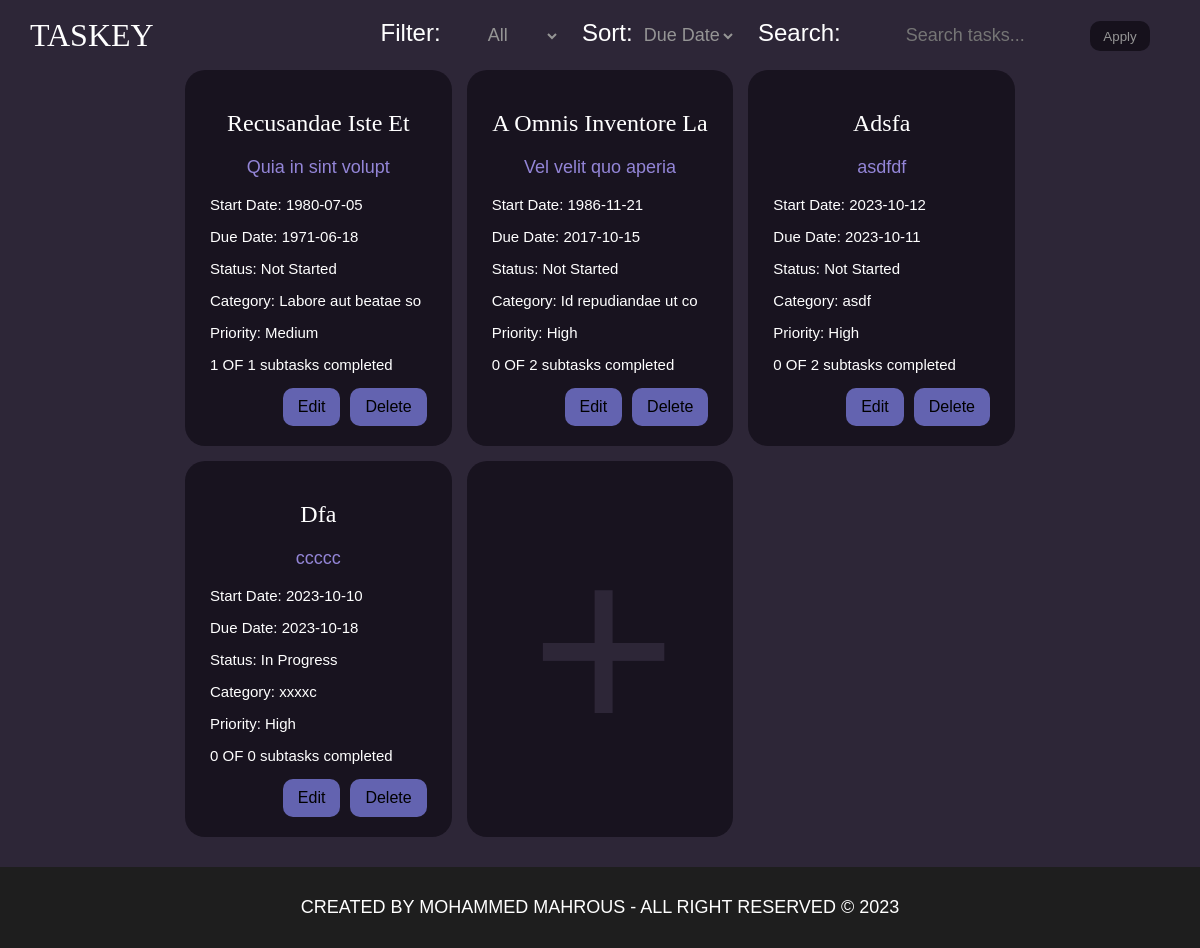
Before: / with the older database file.
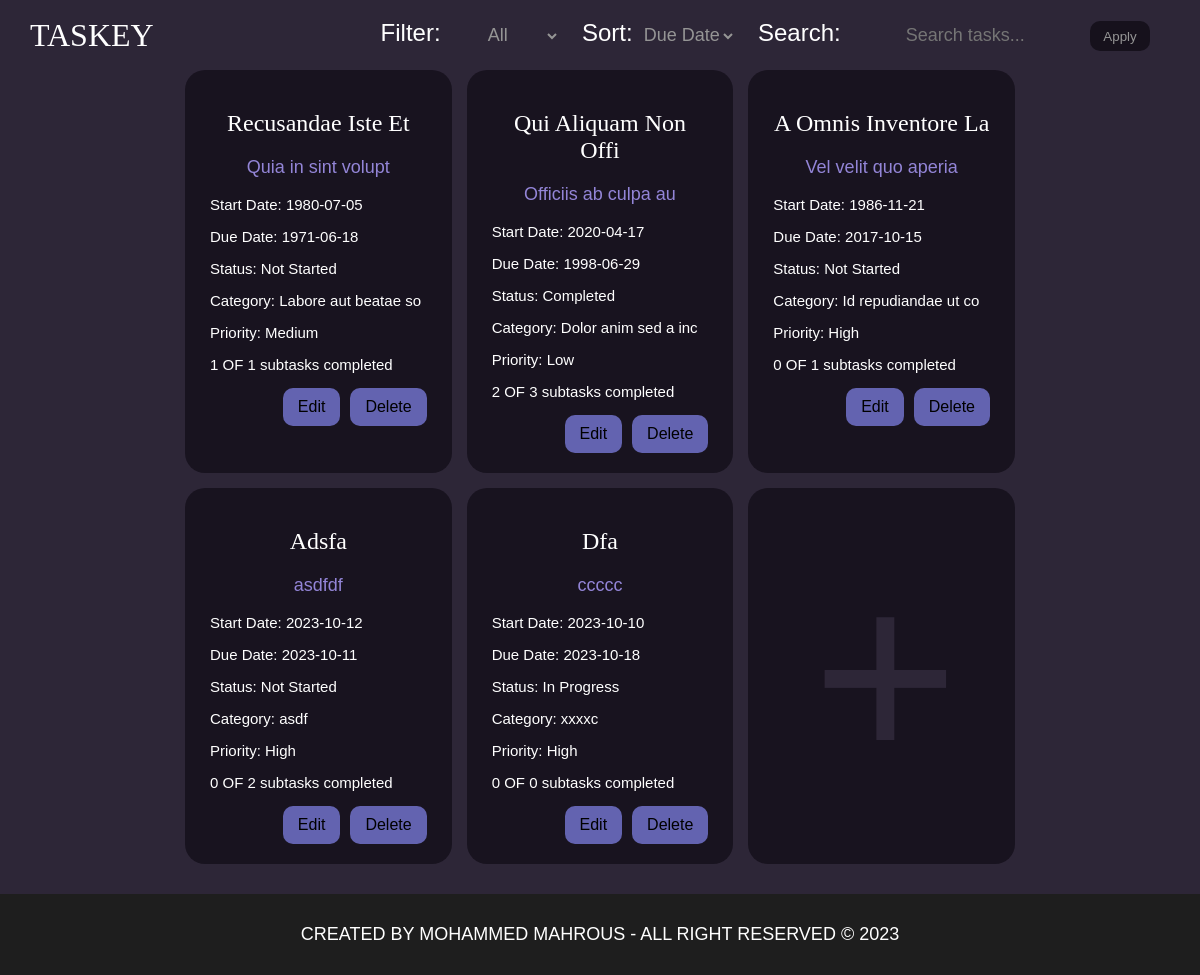
After: the same page with the newer database file.
### tables this page shows
CREATE TABLE Task (
            ID INTEGER PRIMARY KEY AUTOINCREMENT,
            Title TEXT NOT NULL,
            Description TEXT,
            DueDate TEXT,
            Status TEXT NOT NULL,
            Category TEXT,
            Priority INTEGER,
            Reminder TEXT,
            StartDate DATE DEFAULT CURRENT_DATE
        );

### app.py (the view)
@app.route('/')
def main_screen():
    sort_option = request.args.get('sort', 'DueDate')
    filter_option = request.args.get('filter', 'all')
    search_term = request.args.get('search', '')
    conn = get_db_connection()
    query = '''
        SELECT
            Task.*,
            COUNT(SubTask.ID) AS total_subtasks,
            SUM(CASE WHEN SubTask.status = 'Completed' THEN 1 ELSE 0 END) AS completed_subtasks
        FROM Task
        LEFT JOIN SubTask ON Task.ID = SubTask.TaskID
    '''
    params = []
    conditions = []
    if search_term != '':
        conditions.append('Task.Title LIKE ?')
        params.append('%' + search_term + '%')
    if filter_option != 'all':
        conditions.append('Task.Status = ?')
        params.append(filter_option)
    if conditions:
        query += ' WHERE ' + ' AND '.join(conditions)
    query += ' GROUP BY Task.ID'
    query += ' ORDER BY ' + sort_option
    if sort_option == 'Title':
        query += ' COLLATE NOCASE'
    tasks = conn.execute(query, params).fetchall()
    conn.close()
    return render_template('main.html', tasks=tasks, search_term=search_term)

### app.py (called while the page is built)
def get_db_connection():
    conn = sqlite3.connect('tasks.db')
    conn.row_factory = sqlite3.Row
    return conn

### templates/main.html (shortened to what this page needs)
<!DOCTYPE html>
<html lang="en">
<head>
    <link rel="stylesheet" href="../static/css/style.css">
</head>
<body>
    <header>
        <nav>
            <div class="logo">
                Taskey
            </div>
            <form method="get" action="/">
                <label for="filter">Filter:</label>
                <select id="filter" name="filter">
                    <option value="all" {{ 'selected' if filter_option=='all' }}>All</option>
                </select>
                <label for="sort">Sort:</label>
                <select id="sort" name="sort">
                    <option value="DueDate" {{ 'selected' if sort_option=='DueDate' }}>Due Date</option>
                </select>
                <label for="search">Search:</label>
                <input type="text" id="search" name="search" placeholder="Search tasks..." value="{{ search_term }}">
                <input type="submit" value="Apply" id="apply_filter">
            </form>
        </nav>
    </header>
    <main>
        <div class="tasks_container container">
            {% for task in tasks %}
            <div class="task_card">
                <h2 class="task_title">{{ task.Title }}</h2>
                <p class="task_desc">{{ task.Description }}</p>
                <p class="task_start">Start Date: {{ task.StartDate }}</p>
                <p class="task_due">Due Date: {{ task.DueDate }}</p>
                <p class="task_status">Status: {{ task.Status }}</p>
                <p class="task_cat">Category: {{ task.Category }}</p>
                <p class="prior">Priority:
                    {% if task.Priority == 1 %}
                    High
                    {% elif task.Priority == 2 %}
                    Medium
                    {% elif task.Priority == 3 %}
                    Low
                    {% endif %}
                </p>
                <p class="sub_count">{{ task.completed_subtasks }} OF {{ task.total_subtasks }} subtasks completed</p>
                <div class="btn_container">
                    <a class="task_edit" href="{{ url_for('task_screen', task_id=task.ID) }}">Edit</a>
                    <a class="task_delete" href="{{ url_for('delete_task', task_id=task.ID) }}"
                        onclick="return confirm('Are you sure you want to delete this task?');">Delete</a>
                </div>
            </div>
            {% endfor %}
            <a class="task_card new_card" href="{{ url_for('task_screen', task_id=0) }}"><i>+</i></a>
        </div>
    </main>
    <footer>
        created by mohammed mahrous - all right reserved © <span id="yearSpan"></span>
    </footer>
</body>
</html>

Changed rows visible on the page:
added Task: Title "Qui Aliquam Non Offi", Description "Officiis ab culpa au", StartDate "2020-04-17", DueDate "1998-06-29", Status "Completed", Category "Dolor anim sed a inc", shows "Low", completed_subtasks "2", total_subtasks "3"
computed for Task "A Omnis Inventore La": total_subtasks "2" → "1"
